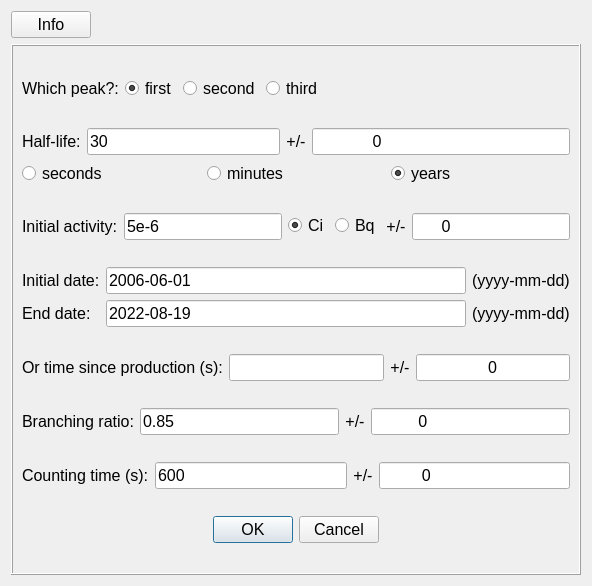
<?xml version="1.0" encoding="UTF-8"?>
<ui version="4.0">
 <class>win_eff</class>
 <widget class="QDialog" name="win_eff">
  <property name="geometry">
   <rect>
    <x>0</x>
    <y>0</y>
    <width>592</width>
    <height>586</height>
   </rect>
  </property>
  <property name="windowTitle">
   <string>Dialog</string>
  </property>
  <layout class="QGridLayout" name="gridLayout_9">
   <item row="0" column="0">
    <widget class="QPushButton" name="pushButton">
     <property name="font">
      <font>
       <pointsize>12</pointsize>
      </font>
     </property>
     <property name="text">
      <string>Info</string>
     </property>
    </widget>
   </item>
   <item row="0" column="1">
    <spacer name="horizontalSpacer">
     <property name="orientation">
      <enum>Qt::Horizontal</enum>
     </property>
     <property name="sizeHint" stdset="0">
      <size>
       <width>40</width>
       <height>20</height>
      </size>
     </property>
    </spacer>
   </item>
   <item row="1" column="0" colspan="2">
    <widget class="QFrame" name="frame">
     <property name="font">
      <font>
       <pointsize>20</pointsize>
      </font>
     </property>
     <property name="frameShape">
      <enum>QFrame::Box</enum>
     </property>
     <property name="frameShadow">
      <enum>QFrame::Raised</enum>
     </property>
     <layout class="QGridLayout" name="gridLayout_13">
      <item row="0" column="0">
       <layout class="QGridLayout" name="gridLayout_5">
        <item row="0" column="1">
         <layout class="QGridLayout" name="gridLayout_4">
          <item row="0" column="0">
           <widget class="QRadioButton" name="button_first">
            <property name="font">
             <font>
              <pointsize>12</pointsize>
             </font>
            </property>
            <property name="text">
             <string>first</string>
            </property>
            <property name="checked">
             <bool>true</bool>
            </property>
            <attribute name="buttonGroup">
             <string notr="true">buttonGroup_which</string>
            </attribute>
           </widget>
          </item>
          <item row="0" column="1">
           <widget class="QRadioButton" name="button_second">
            <property name="font">
             <font>
              <pointsize>12</pointsize>
             </font>
            </property>
            <property name="text">
             <string>second</string>
            </property>
            <attribute name="buttonGroup">
             <string notr="true">buttonGroup_which</string>
            </attribute>
           </widget>
          </item>
          <item row="0" column="2">
           <widget class="QRadioButton" name="button_third">
            <property name="font">
             <font>
              <pointsize>12</pointsize>
             </font>
            </property>
            <property name="text">
             <string>third</string>
            </property>
            <attribute name="buttonGroup">
             <string notr="true">buttonGroup_which</string>
            </attribute>
           </widget>
          </item>
         </layout>
        </item>
        <item row="0" column="0">
         <widget class="QLabel" name="label_which">
          <property name="font">
           <font>
            <pointsize>12</pointsize>
           </font>
          </property>
          <property name="text">
           <string>Which peak?:</string>
          </property>
         </widget>
        </item>
        <item row="0" column="2">
         <spacer name="horizontalSpacer_2">
          <property name="orientation">
           <enum>Qt::Horizontal</enum>
          </property>
          <property name="sizeHint" stdset="0">
           <size>
            <width>40</width>
            <height>20</height>
           </size>
          </property>
         </spacer>
        </item>
       </layout>
      </item>
      <item row="1" column="0">
       <layout class="QGridLayout" name="gridLayout_11">
        <item row="0" column="0">
         <layout class="QGridLayout" name="gridLayout_10">
          <item row="0" column="0">
           <layout class="QGridLayout" name="gridLayout_6">
            <item row="0" column="0">
             <widget class="QLabel" name="label_t_half">
              <property name="font">
               <font>
                <pointsize>12</pointsize>
               </font>
              </property>
              <property name="text">
               <string>Half-life:</string>
              </property>
             </widget>
            </item>
            <item row="0" column="1">
             <widget class="QLineEdit" name="txt_t_half">
              <property name="font">
               <font>
                <pointsize>12</pointsize>
               </font>
              </property>
              <property name="text">
               <string>30</string>
              </property>
             </widget>
            </item>
           </layout>
          </item>
          <item row="0" column="1">
           <widget class="QLabel" name="label_4">
            <property name="font">
             <font>
              <pointsize>12</pointsize>
             </font>
            </property>
            <property name="text">
             <string>&lt;html&gt;&lt;head/&gt;&lt;body&gt;&lt;p align=&quot;center&quot;&gt;+/-&lt;/p&gt;&lt;/body&gt;&lt;/html&gt;</string>
            </property>
           </widget>
          </item>
          <item row="0" column="2">
           <widget class="QLineEdit" name="txt_t_half_sig">
            <property name="font">
             <font>
              <pointsize>12</pointsize>
             </font>
            </property>
            <property name="text">
             <string>             0</string>
            </property>
           </widget>
          </item>
         </layout>
        </item>
        <item row="1" column="0">
         <layout class="QGridLayout" name="gridLayout">
          <item row="0" column="1">
           <widget class="QRadioButton" name="button_minutes">
            <property name="font">
             <font>
              <pointsize>12</pointsize>
             </font>
            </property>
            <property name="text">
             <string>minutes</string>
            </property>
            <property name="autoExclusive">
             <bool>true</bool>
            </property>
            <attribute name="buttonGroup">
             <string notr="true">buttonGroup_time</string>
            </attribute>
           </widget>
          </item>
          <item row="0" column="2">
           <widget class="QRadioButton" name="button_years">
            <property name="font">
             <font>
              <pointsize>12</pointsize>
             </font>
            </property>
            <property name="text">
             <string>years</string>
            </property>
            <property name="checked">
             <bool>true</bool>
            </property>
            <property name="autoRepeat">
             <bool>false</bool>
            </property>
            <property name="autoExclusive">
             <bool>true</bool>
            </property>
            <attribute name="buttonGroup">
             <string notr="true">buttonGroup_time</string>
            </attribute>
           </widget>
          </item>
          <item row="0" column="0">
           <widget class="QRadioButton" name="button_seconds">
            <property name="font">
             <font>
              <pointsize>12</pointsize>
             </font>
            </property>
            <property name="text">
             <string>seconds</string>
            </property>
            <property name="autoExclusive">
             <bool>true</bool>
            </property>
            <attribute name="buttonGroup">
             <string notr="true">buttonGroup_time</string>
            </attribute>
           </widget>
          </item>
         </layout>
        </item>
       </layout>
      </item>
      <item row="2" column="0">
       <layout class="QGridLayout" name="gridLayout_3">
        <item row="0" column="0">
         <widget class="QLabel" name="label_activity0">
          <property name="font">
           <font>
            <pointsize>12</pointsize>
           </font>
          </property>
          <property name="text">
           <string>Initial activity:</string>
          </property>
         </widget>
        </item>
        <item row="0" column="1">
         <widget class="QLineEdit" name="txt_activity">
          <property name="font">
           <font>
            <pointsize>12</pointsize>
           </font>
          </property>
          <property name="text">
           <string>5e-6</string>
          </property>
         </widget>
        </item>
        <item row="0" column="2">
         <layout class="QFormLayout" name="formLayout">
          <item row="0" column="0">
           <widget class="QRadioButton" name="button_Ci">
            <property name="font">
             <font>
              <pointsize>12</pointsize>
             </font>
            </property>
            <property name="text">
             <string>Ci</string>
            </property>
            <property name="checked">
             <bool>true</bool>
            </property>
            <property name="autoExclusive">
             <bool>true</bool>
            </property>
            <attribute name="buttonGroup">
             <string notr="true">buttonGroup_radiation_units</string>
            </attribute>
           </widget>
          </item>
          <item row="0" column="1">
           <widget class="QRadioButton" name="button_Bq">
            <property name="font">
             <font>
              <pointsize>12</pointsize>
             </font>
            </property>
            <property name="text">
             <string>Bq</string>
            </property>
            <property name="autoExclusive">
             <bool>true</bool>
            </property>
            <attribute name="buttonGroup">
             <string notr="true">buttonGroup_radiation_units</string>
            </attribute>
           </widget>
          </item>
         </layout>
        </item>
        <item row="0" column="3">
         <widget class="QLabel" name="label_3">
          <property name="font">
           <font>
            <pointsize>12</pointsize>
           </font>
          </property>
          <property name="text">
           <string>&lt;html&gt;&lt;head/&gt;&lt;body&gt;&lt;p align=&quot;center&quot;&gt;+/-&lt;/p&gt;&lt;/body&gt;&lt;/html&gt;</string>
          </property>
         </widget>
        </item>
        <item row="0" column="4">
         <widget class="QLineEdit" name="txt_activity_sig">
          <property name="font">
           <font>
            <pointsize>12</pointsize>
           </font>
          </property>
          <property name="text">
           <string>      0</string>
          </property>
         </widget>
        </item>
       </layout>
      </item>
      <item row="3" column="0">
       <layout class="QGridLayout" name="gridLayout_2">
        <item row="0" column="0">
         <widget class="QLabel" name="label_init_date">
          <property name="font">
           <font>
            <pointsize>12</pointsize>
           </font>
          </property>
          <property name="text">
           <string>&lt;html&gt;&lt;head/&gt;&lt;body&gt;&lt;p&gt;Initial date:&lt;/p&gt;&lt;/body&gt;&lt;/html&gt;</string>
          </property>
         </widget>
        </item>
        <item row="1" column="0">
         <widget class="QLabel" name="label_end_date">
          <property name="font">
           <font>
            <pointsize>12</pointsize>
           </font>
          </property>
          <property name="text">
           <string>&lt;html&gt;&lt;head/&gt;&lt;body&gt;&lt;p&gt;End date:&lt;/p&gt;&lt;/body&gt;&lt;/html&gt;</string>
          </property>
         </widget>
        </item>
        <item row="1" column="2">
         <widget class="QLabel" name="label_date1">
          <property name="font">
           <font>
            <pointsize>12</pointsize>
           </font>
          </property>
          <property name="text">
           <string>(yyyy-mm-dd)</string>
          </property>
         </widget>
        </item>
        <item row="0" column="1">
         <widget class="QLineEdit" name="txt_init_date">
          <property name="font">
           <font>
            <pointsize>12</pointsize>
           </font>
          </property>
          <property name="text">
           <string>2006-06-01</string>
          </property>
         </widget>
        </item>
        <item row="0" column="2">
         <widget class="QLabel" name="label_date0">
          <property name="font">
           <font>
            <pointsize>12</pointsize>
           </font>
          </property>
          <property name="text">
           <string>(yyyy-mm-dd)</string>
          </property>
         </widget>
        </item>
        <item row="1" column="1">
         <widget class="QLineEdit" name="txt_end_date">
          <property name="font">
           <font>
            <pointsize>12</pointsize>
           </font>
          </property>
          <property name="text">
           <string>2022-08-19</string>
          </property>
         </widget>
        </item>
       </layout>
      </item>
      <item row="4" column="0">
       <layout class="QGridLayout" name="gridLayout_12">
        <item row="0" column="3">
         <widget class="QLineEdit" name="txt_t_duration_sig">
          <property name="font">
           <font>
            <pointsize>12</pointsize>
           </font>
          </property>
          <property name="text">
           <string>0</string>
          </property>
          <property name="alignment">
           <set>Qt::AlignCenter</set>
          </property>
         </widget>
        </item>
        <item row="0" column="2">
         <widget class="QLabel" name="label_6">
          <property name="font">
           <font>
            <pointsize>12</pointsize>
           </font>
          </property>
          <property name="text">
           <string>&lt;html&gt;&lt;head/&gt;&lt;body&gt;&lt;p align=&quot;center&quot;&gt;+/-&lt;/p&gt;&lt;/body&gt;&lt;/html&gt;</string>
          </property>
         </widget>
        </item>
        <item row="0" column="1">
         <widget class="QLineEdit" name="txt_t_duration">
          <property name="font">
           <font>
            <pointsize>12</pointsize>
           </font>
          </property>
         </widget>
        </item>
        <item row="0" column="0">
         <widget class="QLabel" name="label_5">
          <property name="font">
           <font>
            <pointsize>12</pointsize>
           </font>
          </property>
          <property name="text">
           <string>Or time since production (s):</string>
          </property>
         </widget>
        </item>
       </layout>
      </item>
      <item row="5" column="0">
       <layout class="QGridLayout" name="gridLayout_7">
        <item row="0" column="0">
         <widget class="QLabel" name="label_B">
          <property name="font">
           <font>
            <pointsize>12</pointsize>
           </font>
          </property>
          <property name="text">
           <string>&lt;html&gt;&lt;head/&gt;&lt;body&gt;&lt;p&gt;Branching ratio:&lt;/p&gt;&lt;/body&gt;&lt;/html&gt;</string>
          </property>
         </widget>
        </item>
        <item row="0" column="1">
         <widget class="QLineEdit" name="txt_B">
          <property name="font">
           <font>
            <pointsize>12</pointsize>
           </font>
          </property>
          <property name="text">
           <string>0.85</string>
          </property>
         </widget>
        </item>
        <item row="0" column="2">
         <widget class="QLabel" name="label_2">
          <property name="font">
           <font>
            <pointsize>12</pointsize>
           </font>
          </property>
          <property name="text">
           <string>&lt;html&gt;&lt;head/&gt;&lt;body&gt;&lt;p align=&quot;center&quot;&gt;+/-&lt;/p&gt;&lt;/body&gt;&lt;/html&gt;</string>
          </property>
         </widget>
        </item>
        <item row="0" column="3">
         <widget class="QLineEdit" name="txt_B_sig">
          <property name="font">
           <font>
            <pointsize>12</pointsize>
           </font>
          </property>
          <property name="text">
           <string>          0</string>
          </property>
         </widget>
        </item>
       </layout>
      </item>
      <item row="6" column="0">
       <layout class="QGridLayout" name="gridLayout_8">
        <item row="0" column="0">
         <widget class="QLabel" name="label_acq_time">
          <property name="font">
           <font>
            <pointsize>12</pointsize>
           </font>
          </property>
          <property name="text">
           <string>&lt;html&gt;&lt;head/&gt;&lt;body&gt;&lt;p&gt;Counting time (s):&lt;/p&gt;&lt;/body&gt;&lt;/html&gt;</string>
          </property>
         </widget>
        </item>
        <item row="0" column="1">
         <widget class="QLineEdit" name="txt_acq">
          <property name="font">
           <font>
            <pointsize>12</pointsize>
           </font>
          </property>
          <property name="text">
           <string>600</string>
          </property>
         </widget>
        </item>
        <item row="0" column="2">
         <widget class="QLabel" name="label">
          <property name="font">
           <font>
            <pointsize>12</pointsize>
           </font>
          </property>
          <property name="text">
           <string>&lt;html&gt;&lt;head/&gt;&lt;body&gt;&lt;p align=&quot;center&quot;&gt;+/-&lt;/p&gt;&lt;/body&gt;&lt;/html&gt;</string>
          </property>
         </widget>
        </item>
        <item row="0" column="3">
         <widget class="QLineEdit" name="txt_acq_sig">
          <property name="font">
           <font>
            <pointsize>12</pointsize>
           </font>
          </property>
          <property name="text">
           <string>         0</string>
          </property>
         </widget>
        </item>
       </layout>
      </item>
      <item row="7" column="0">
       <widget class="QDialogButtonBox" name="button_ok_cancel_eff">
        <property name="font">
         <font>
          <family>MS Shell Dlg 2</family>
          <pointsize>12</pointsize>
          <weight>9</weight>
          <italic>false</italic>
          <bold>false</bold>
         </font>
        </property>
        <property name="orientation">
         <enum>Qt::Horizontal</enum>
        </property>
        <property name="standardButtons">
         <set>QDialogButtonBox::Cancel|QDialogButtonBox::Ok</set>
        </property>
        <property name="centerButtons">
         <bool>true</bool>
        </property>
       </widget>
      </item>
     </layout>
    </widget>
   </item>
  </layout>
 </widget>
 <resources/>
 <connections>
  <connection>
   <sender>button_ok_cancel_eff</sender>
   <signal>accepted()</signal>
   <receiver>win_eff</receiver>
   <slot>accept()</slot>
   <hints>
    <hint type="sourcelabel">
     <x>248</x>
     <y>254</y>
    </hint>
    <hint type="destinationlabel">
     <x>157</x>
     <y>274</y>
    </hint>
   </hints>
  </connection>
  <connection>
   <sender>button_ok_cancel_eff</sender>
   <signal>rejected()</signal>
   <receiver>win_eff</receiver>
   <slot>reject()</slot>
   <hints>
    <hint type="sourcelabel">
     <x>316</x>
     <y>260</y>
    </hint>
    <hint type="destinationlabel">
     <x>286</x>
     <y>274</y>
    </hint>
   </hints>
  </connection>
 </connections>
 <buttongroups>
  <buttongroup name="buttonGroup_radiation_units"/>
  <buttongroup name="buttonGroup_time"/>
  <buttongroup name="buttonGroup_which"/>
 </buttongroups>
</ui>
